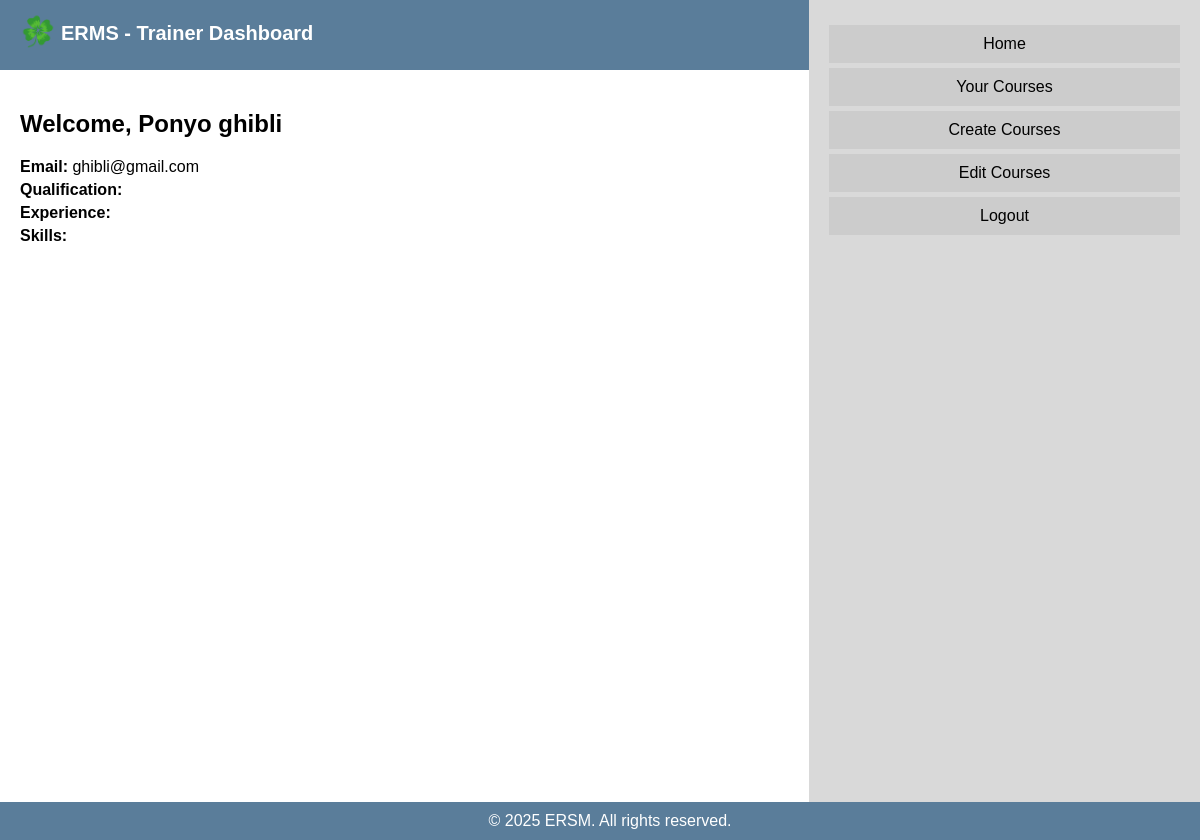
/create_course (signed in), run on the app's committed database.
### lms/models.py (models this page shows, shortened)
class TrainerRegistration(models.Model):
    user = models.OneToOneField(User, on_delete=models.CASCADE)
    status = models.BooleanField(default=True)
    role = models.CharField(default='trainer', max_length=20)

### lms/views.py (the view, shortened to what this page needs)
# urls.py: path('create_course', create_course, name="create_course"),
@login_required
def create_course(request):
    trainer = TrainerRegistration.objects.get(user=request.user)
    courses = Course.objects.filter(trainer=request.user)
    return render(request, 'lms/trainer_dashboard.html', {
        'trainer': trainer,
        'courses': courses
    })

### lms/templates/lms/trainer_dashboard.html (shortened to what this page needs)
{% load static %}
<!DOCTYPE html>
<html lang="en">
<head>
</head>
<body>
    <div class="header">
        <img src="{% static 'images/logo.png' %}" alt="Logo" style="height: 50px; vertical-align: middle;">
        ERMS - Trainer Dashboard
    </div>
    <div class="container">
        <h2>Welcome, {{ trainer.user.first_name }} {{ trainer.user.last_name }}</h2>
        <div class="profile-info">
            <p><strong>Email:</strong> {{ trainer.user.email }}</p>
            <p><strong>Qualification:</strong> {{ trainer.qualification }}</p>
            <p><strong>Experience:</strong> {{ trainer.experience }}</p>
            <p><strong>Skills:</strong> {{ trainer.skills }}</p>
        </div>
    </div>
    <div class="sidebar">
        <div class="nav-item" onclick="showSection('home')">Home</div>
        <div class="nav-item" onclick="showSection('your-courses')">Your Courses</div>
        <div class="nav-item" onclick="showSection('create-course')">Create Courses</div>
        <div class="nav-item" onclick="showSection('edit-course')">Edit Courses</div>
        <div class="nav-item"><a href="{% url 'lms:logout_trainer' %}" style="text-decoration: none; color: black;">Logout</a></div>
    </div>
    <div class="footer">
        © 2025 ERSM. All rights reserved.
    </div>
</body>
</html>

### lms/templates/lms/trainer_dashboard.html (style rules this page uses)
html, body { height: 100%; overflow: hidden; margin: 0; padding: 0; }
body { font-family: Arial, sans-serif; background: white; display: flex; flex-direction: column; }
.container { flex: 1; width: 1089px; padding: 20px; overflow: auto; }
.profile-info p { margin: 5px 0; }
.sidebar { width: 351px; background: #D9D9D9; height: 100vh; position: absolute; right: 0; top: 0; padding: 20px; }
.header { width: 100%; background: #5A7D9A; color: white; padding: 10px 20px; font-size: 20px; font-weight: 600; }
.footer { background: #5A7D9A; text-align: center; padding: 10px; position: fixed; bottom: 0; width: 100%; color: white; }
.nav-item { cursor: pointer; padding: 10px; margin: 5px 0; background: #ccc; text-align: center; }

### data on the page
TrainerRegistration: user.first_name "Ponyo", user.last_name "ghibli", user.email "ghibli@gmail.com"
